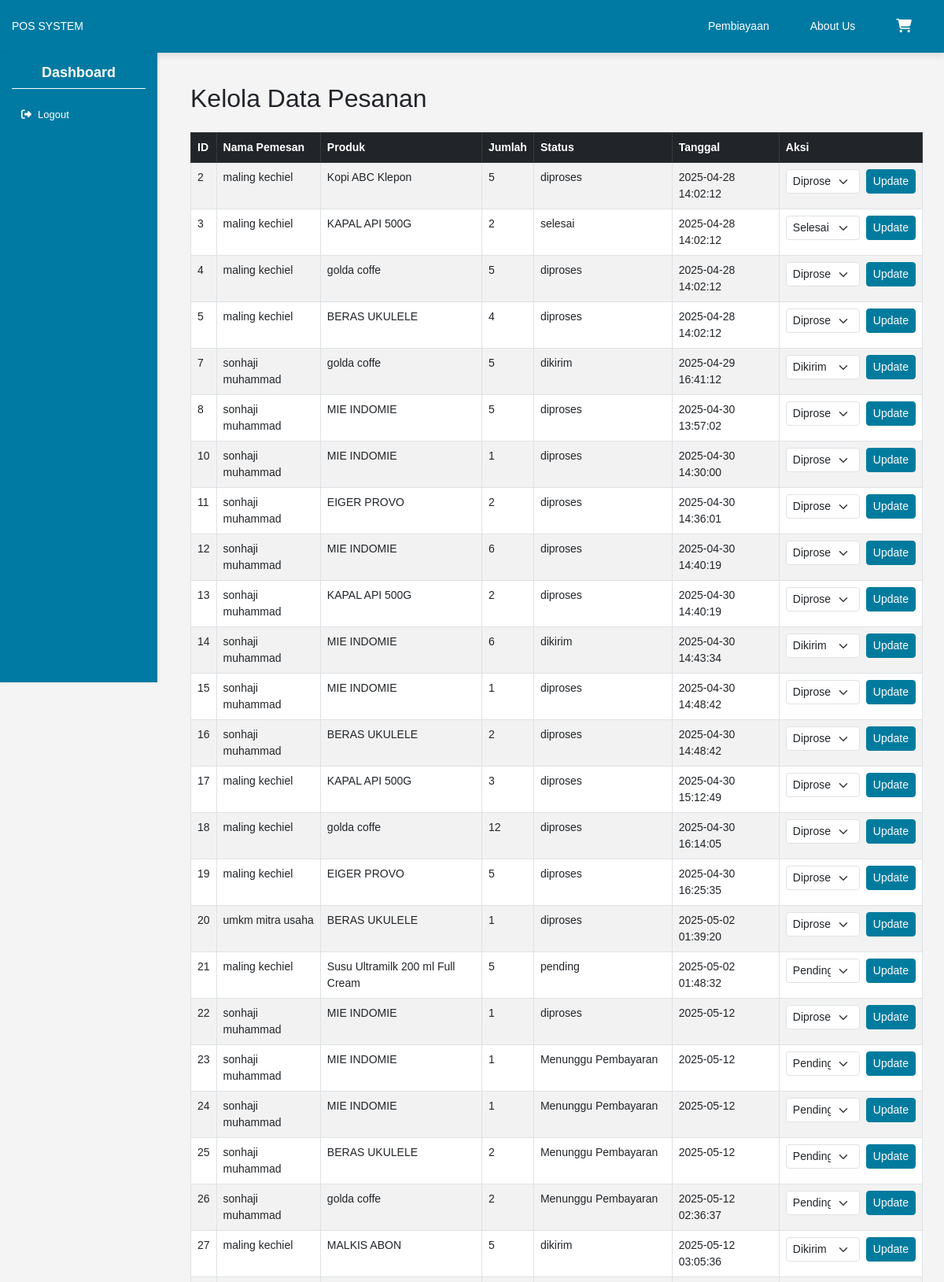
Screenshot of /kelola_pesanan (upper part) with the database file from the repository.
### tables this page shows
CREATE TABLE orders (
    id INTEGER PRIMARY KEY AUTOINCREMENT,
    user_id INTEGER,          -- pemesan
    product_id INTEGER,       -- produk yang dipesan
    quantity INTEGER,
    status TEXT,              -- pending / diproses / dikirim / selesai
    order_date TEXT, total_price INTEGER, full_name TEXT, shipping_address TEXT, phone_number TEXT,
    FOREIGN KEY(user_id) REFERENCES users(id),
    FOREIGN KEY(product_id) REFERENCES products(id)
);

CREATE TABLE users (
            id INTEGER PRIMARY KEY AUTOINCREMENT,
            email TEXT NOT NULL UNIQUE,
            password TEXT NOT NULL,
            fullname TEXT NOT NULL,
            phone TEXT NOT NULL
        , role TEXT, business_name TEXT, investment_limit INTEGER, income INTEGER DEFAULT 0, status TEXT);

CREATE TABLE products (
            id INTEGER PRIMARY KEY AUTOINCREMENT,
            name TEXT NOT NULL,
            price TEXT NOT NULL,
            image TEXT NOT NULL
        , stok INTEGER DEFAULT 0, owner_id INTEGER, owner_role TEXT, deskripsi TEXT);

### hello.py (the view)
@app.route('/kelola_pesanan')
def kelola_pesanan():
    conn = sqlite3.connect('myappdb.db')
    c = conn.cursor()
    c.execute('''
        SELECT orders.id, users.fullname, products.name, orders.quantity, orders.status, orders.order_date
        FROM orders
        JOIN users ON orders.user_id = users.id
        JOIN products ON orders.product_id = products.id
    ''')
    orders = c.fetchall()
    conn.close()
    return render_template('kelola_pesanan.html', orders=orders)

### templates/kelola_pesanan.html (shortened to what this page needs)
{% extends "dashboard.html" %}
{% block content %}
<div class="container">
    <h2 class="mt-4 mb-4">Kelola Data Pesanan</h2>
    <table class="table table-bordered table-striped">
        <thead class="table-dark">
            <tr>
                <th>ID</th>
                <th>Nama Pemesan</th>
                <th>Produk</th>
                <th>Jumlah</th>
                <th>Status</th>
                <th>Tanggal</th>
                <th>Aksi</th>
            </tr>
        </thead>
        <tbody>
            {% for order in orders %}
            <tr>
                <td>{{ order[0] }}</td>
                <td>{{ order[1] }}</td>
                <td>{{ order[2] }}</td>
                <td>{{ order[3] }}</td>
                <td>{{ order[4] }}</td>
                <td>{{ order[5] }}</td>
                <td>
                    <form method="POST" action="/admin/update_status" class="d-flex align-items-center">
                        <select name="status" class="form-select form-select-sm me-2">
                            <option value="pending" {% if order[4] == 'pending' %}selected{% endif %}>Pending</option>
                            <option value="diproses" {% if order[4] == 'diproses' %}selected{% endif %}>Diproses</option>
                            <option value="dikirim" {% if order[4] == 'dikirim' %}selected{% endif %}>Dikirim</option>
                            <option value="selesai" {% if order[4] == 'selesai' %}selected{% endif %}>Selesai</option>
                        </select>
                        <button type="submit" class="btn btn-primary btn-sm">Update</button>
                    </form>
                </td>
            </tr>
            {% endfor %}
        </tbody>
    </table>
</div>
{% endblock %}

### static/css/dashboard.css (style rules this page uses)
body { font-family: 'Poppins', Arial, sans-serif; font-size: 14px; margin: 0; padding: 0; box-sizing: border-box; background-color: #f4f4f4; }

### rows the page displays
orders: id "2", fullname "maling kechiel", name "Kopi ABC Klepon", quantity "5", status "diproses", order_date "2025-04-28 14:02:12", status "Diproses"
orders: id "3", fullname "maling kechiel", name "KAPAL API 500G", quantity "2", status "selesai", order_date "2025-04-28 14:02:12", status "Selesai"
orders: id "4", fullname "maling kechiel", name "golda coffe", quantity "5", status "diproses", order_date "2025-04-28 14:02:12", status "Diproses"
orders: id "5", fullname "maling kechiel", name "BERAS UKULELE", quantity "4", status "diproses", order_date "2025-04-28 14:02:12", status "Diproses"
orders: id "7", fullname "sonhaji muhammad", name "golda coffe", quantity "5", status "dikirim", order_date "2025-04-29 16:41:12", status "Dikirim"
orders: id "8", fullname "sonhaji muhammad", name "MIE INDOMIE", quantity "5", status "diproses", order_date "2025-04-30 13:57:02", status "Diproses"
orders: id "10", fullname "sonhaji muhammad", name "MIE INDOMIE", quantity "1", status "diproses", order_date "2025-04-30 14:30:00", status "Diproses"
orders: id "11", fullname "sonhaji muhammad", name "EIGER PROVO", quantity "2", status "diproses", order_date "2025-04-30 14:36:01", status "Diproses"
orders: id "12", fullname "sonhaji muhammad", name "MIE INDOMIE", quantity "6", status "diproses", order_date "2025-04-30 14:40:19", status "Diproses"
orders: id "13", fullname "sonhaji muhammad", name "KAPAL API 500G", quantity "2", status "diproses", order_date "2025-04-30 14:40:19", status "Diproses"
orders: id "14", fullname "sonhaji muhammad", name "MIE INDOMIE", quantity "6", status "dikirim", order_date "2025-04-30 14:43:34", status "Dikirim"
orders: id "15", fullname "sonhaji muhammad", name "MIE INDOMIE", quantity "1", status "diproses", order_date "2025-04-30 14:48:42", status "Diproses"
orders: id "16", fullname "sonhaji muhammad", name "BERAS UKULELE", quantity "2", status "diproses", order_date "2025-04-30 14:48:42", status "Diproses"
orders: id "17", fullname "maling kechiel", name "KAPAL API 500G", quantity "3", status "diproses", order_date "2025-04-30 15:12:49", status "Diproses"
orders: id "18", fullname "maling kechiel", name "golda coffe", quantity "12", status "diproses", order_date "2025-04-30 16:14:05", status "Diproses"
orders: id "19", fullname "maling kechiel", name "EIGER PROVO", quantity "5", status "diproses", order_date "2025-04-30 16:25:35", status "Diproses"
orders: id "20", fullname "umkm mitra usaha", name "BERAS UKULELE", quantity "1", status "diproses", order_date "2025-05-02 01:39:20", status "Diproses"
orders: id "21", fullname "maling kechiel", name "Susu Ultramilk 200 ml Full Cream", quantity "5", status "pending", order_date "2025-05-02 01:48:32", status "Pending"
orders: id "22", fullname "sonhaji muhammad", name "MIE INDOMIE", quantity "1", status "diproses", order_date "2025-05-12", status "Diproses"
orders: id "23", fullname "sonhaji muhammad", name "MIE INDOMIE", quantity "1", status "Menunggu Pembayaran", order_date "2025-05-12"
orders: id "24", fullname "sonhaji muhammad", name "MIE INDOMIE", quantity "1", status "Menunggu Pembayaran", order_date "2025-05-12"
orders: id "25", fullname "sonhaji muhammad", name "BERAS UKULELE", quantity "2", status "Menunggu Pembayaran", order_date "2025-05-12"
orders: id "26", fullname "sonhaji muhammad", name "golda coffe", quantity "2", status "Menunggu Pembayaran", order_date "2025-05-12 02:36:37"
orders: id "27", fullname "maling kechiel", name "MALKIS ABON", quantity "5", status "dikirim", order_date "2025-05-12 03:05:36", status "Dikirim"
